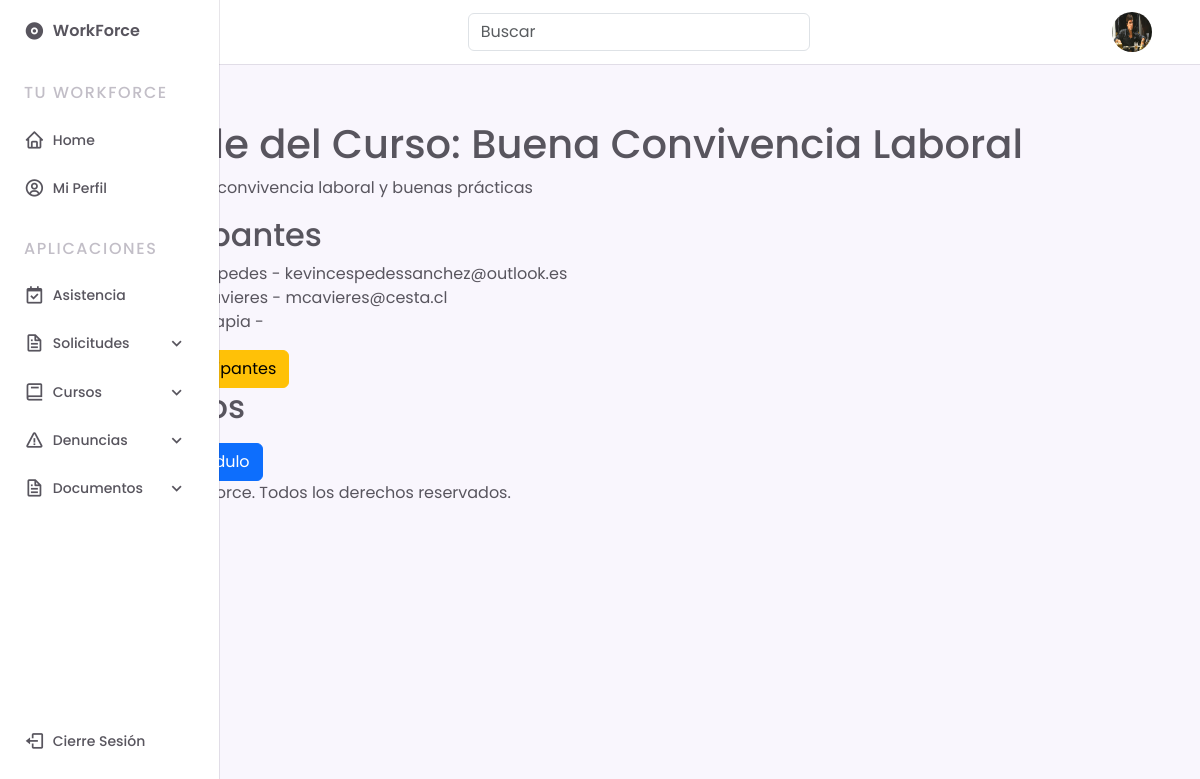
Screenshot of /gestiones/cursos/1/ (signed in) with the database file from the repository.
### gestiones/models.py (models this page shows, shortened)
class CustomUser(AbstractUser):
    empresa = models.ForeignKey(Empresa, on_delete=models.CASCADE, null=True, blank=True)
    area = models.ForeignKey(Area, on_delete=models.SET_NULL, null=True, blank=True)
    cargo = models.CharField(max_length=255, blank=True, null=True)
    fecha_contratacion = models.DateField(blank=True, null=True)
    foto_perfil = models.ImageField(upload_to='fotos_perfil/', null=True, blank=True)
    telefono = models.CharField(max_length=15, null=True, blank=True)
    fecha_nacimiento = models.DateField(null=True, blank=True)
    direccion = models.CharField(max_length=255, blank=True, null=True)
    salud = models.CharField(max_length=30, choices=[
        ('fonasa', 'Fonasa'),
        ('banmedica', 'Banmédica'),
        ('colmena', 'Colmena Golden Cross'),
        ('consalud', 'Consalud'),
        ('cruzblanca', 'CruzBlanca'),
        ('esencial', 'Esencial'),
        ('masvida', 'Nueva Masvida'),
        ('vidatres', 'Vida Tres'),
    ], blank=True, null=True)
    afp = models.CharField(max_length=30, choices=[
        ('capital', 'AFP Capital'),
        ('cuprum', 'AFP Cuprum'),
        ('habitat', 'AFP Habitat'),
        ('modelo', 'AFP Modelo'),
        ('planvital', 'AFP Planvital'),
        ('provida', 'AFP Provida'),
        ('uno', 'AFP Uno'),
    ], blank=True, null=True)
    horario_asignado = models.CharField(max_length=20, choices=[
        ('8:00-17:30', '8:00 a 17:30'),
        ('9:00-18:30', '9:00 a 18:30'),
        ('21:00-8:00', '21:00 a 8:00'),
        ('otro', 'Otro'),
    ], null=True, blank=True)
    rut = models.CharField(max_length=12, unique=True, null=True, blank=True)

class Curso(models.Model):
    nombre = models.CharField(max_length=255)
    descripcion = models.TextField()
    supervisor = models.ForeignKey(User, on_delete=models.CASCADE)
    participantes = models.ManyToManyField(User, related_name='cursos')

### gestiones/views.py (the view)
# urls.py: path('cursos/<int:curso_id>/', views.detalle_curso, name='detalle_curso'),
@login_required
def detalle_curso(request, curso_id):
    curso = get_object_or_404(Curso, id=curso_id)
    modulos = curso.modulos.all()
    participantes = curso.participantes.all()
    return render(request, 'gestiones/cursos/detalle_curso.html', {
        'curso': curso,
        'modulos': modulos,
        'participantes': participantes,
    })

### core/templatetags/custom_tags.py (called while the page is built)
@register.filter
def is_supervisor(user):
    return user.groups.filter(name='supervisores').exists()

### gestiones/templates/gestiones/cursos/detalle_curso.html (shortened to what this page needs)
{% extends "base.html" %}
{% block content %}
<div class="container mt-5">
    <h1>Detalle del Curso: {{ curso.nombre }}</h1>
    <p>{{ curso.descripcion }}</p>
    <h2>Participantes</h2>
    <ul>
        {% for participante in participantes %}
        <li>{{ participante.first_name }} {{ participante.last_name }} - {{ participante.email }}</li>
        {% endfor %}
    </ul>
    <a href="{% url 'editar_participantes' curso.id %}" class="btn btn-warning">Editar Participantes</a>
    <h2>Módulos</h2>
    <a href="{% url 'agregar_modulo' curso.id %}" class="btn btn-primary">Agregar Módulo</a>
</div>
{% endblock %}

### core/templates/base.html (shortened to what this page needs)
{% load static %}
{% load custom_tags %}
<!DOCTYPE html>
<html lang="en">
    <head>
        <link href="https://cdn.jsdelivr.net/npm/bootstrap@5.3.0/dist/css/bootstrap.min.css" rel="stylesheet">
        <link rel="stylesheet" href="https://cdn.jsdelivr.net/npm/boxicons@latest/css/boxicons.min.css">
        <link rel="stylesheet" type="text/css" href="{% static 'css/styles.css' %}">
        <link rel="stylesheet" href="https://cdnjs.cloudflare.com/ajax/libs/font-awesome/5.15.4/css/all.min.css">
    </head>
    <body>
        <header class="header">
            <div class="header__container">
                {% if user.foto_perfil %}
                        <img src="{{ user.foto_perfil.url }}" alt="mdo" width="42" height="42" class="header__img">
                    {% else %}
                        <img src="{% static 'img/default_profile.png' %}" alt="mdo" width="42" height="42" class="header__img">
                    {% endif %}
                <a href="{% url 'home' %}" class="header__logo">WorkForce</a>
                <form class="col-12 col-lg-auto mb-3 mb-lg-0 me-lg-3" role="search" action="{% url 'buscar' %}">
                    <input type="search" class="form-control" placeholder="Buscar" aria-label="Search" name="q">
                </form>
            </div>
        </header>
        <div class="nav" id="navbar">
            <nav class="nav__container">
                <div>
                    <a href="{% url 'home' %}" class="nav__link nav__logo">
                        <i class='bx bxs-disc nav__icon' ></i>
                        <span class="nav__logo-name">WorkForce</span>
                    </a>
                    <div class="nav__list">
                        <div class="nav__items">
                            <h3 class="nav__subtitle">Tu WorkForce</h3>
                            <div class="nav__dropdown">
                                <a href="{% url 'home' %}" class="nav__link">
                                    <i class='bx bx-home nav__icon'></i>
                                    <span class="nav__name">Home</span>
                                </a>
                            </div>
                            <div class="nav__dropdown">
                                <a href="{% url 'profile' %}" class="nav__link">
                                    <i class='bx bx-user-circle nav__icon'></i>
                                    <span class="nav__name">Mi Perfil</span>
                                </a>
                            </div>
                        </div>
                        <div class="nav__items">
                            <h3 class="nav__subtitle">Aplicaciones</h3>
                            {% if user|is_supervisor %}
                            <div class="nav__dropdown">
                                <a href="{% url 'registro_asistencia' %}" class="nav__link">
                                    <i class='bx bx-calendar-check nav__icon'></i>
                                    <span class="nav__name">Asistencia</span>
                                </a>
                            </div>
                            <div class="nav__dropdown">
                                <a href="#" class="nav__link">
                                    <i class='bx bx-file nav__icon'></i>
                                    <span class="nav__name">Solicitudes</span>
                                    <i class='bx bx-chevron-down nav__icon nav__dropdown-icon'></i>
                                </a>
                            </div>
                            <div class="nav__dropdown">
                                <a href="#" class="nav__link">
                                    <i class='bx bx-book nav__icon'></i>
                                    <span class="nav__name">Cursos</span>
                                    <i class='bx bx-chevron-down nav__icon nav__dropdown-icon'></i>
                                </a>
                            </div>
                            <div class="nav__dropdown">
                                <a href="#" class="nav__link">
                                    <i class='bx bx-error nav__icon'></i>
                                    <span class="nav__name">Denuncias</span>
                                    <i class='bx bx-chevron-down nav__icon nav__dropdown-icon'></i>
                                </a>
                            </div>
                            <div class="nav__dropdown">
                                <a href="#" class="nav__link">
                                    <i class='bx bx-file nav__icon'></i>
                                    <span class="nav__name">Documentos</span>
                                    <i class='bx bx-chevron-down nav__icon nav__dropdown-icon'></i>
                                </a>
                            </div>
                            {% endif %}
                        </div>
                    </div>
                </div>
                <a href="#" class="nav__link nav__logout" id="logout-link">
                    <i class='bx bx-log-out nav__icon'></i>
                    <span class="nav__name">Cierre Sesión</span>
                </a>
            </nav>
        </div>
        {% block content %}
        {% endblock %}
        <footer>
            <div class="container">
                <p>&copy; 2024 WorkForce. Todos los derechos reservados.</p>
            </div>
        </footer>
    </body>
</html>

### static/css/styles.css (style rules this page uses)
:root { --header-height: 3.5rem; --nav-width: 219px; --first-color: #42d6e0; --first-color-light: #F4F0FA; --title-color: #000000; --text-color: #58555E; --text-color-light: #c2bec7; --body-color: #F9F6FD; --container-color: #FFFFFF; --body-font: 'Poppins', sans-serif; --normal-font-size: .938rem; --small-font-size: .75rem; --smaller-font-size: .75rem; --font-medium: 500; --font-semi-bold: 600; --z-fixed: 100; }
@media screen and (min-width: 1024px) { :root { --normal-font-size: 1rem; --small-font-size: .875rem; --smaller-font-size: .813rem; } }
body { margin: var(--header-height) 0 0 0; padding: 1rem 1rem 0; font-family: var(--body-font); font-size: var(--normal-font-size); background-color: var(--body-color); color: var(--text-color); }
h3 { margin: 0; }
a { text-decoration: none; }
img { max-width: 100%; height: auto; }
.header { position: fixed; top: 0; left: 0; width: 100%; background-color: var(--container-color); box-shadow: 0 1px 0 rgba(22, 8, 43, 0.1); padding: 0 1rem; z-index: var(--z-fixed); }
.header__container { display: flex; align-items: center; height: var(--header-height); justify-content: space-between; }
.header__img { width: 35px; height: 35px; border-radius: 50%; }
.header__logo { color: var(--title-color); font-weight: var(--font-medium); display: none; }
.nav { position: fixed; top: 0; left: -100%; height: 100vh; padding: 1rem 1rem 0; background-color: var(--container-color); box-shadow: 1px 0 0 rgba(22, 8, 43, 0.1); z-index: var(--z-fixed); transition: .4s; }
.nav__container { height: 100%; display: flex; flex-direction: column; justify-content: space-between; padding-bottom: 3rem; overflow: auto; scrollbar-width: none; }
.nav__logo { font-weight: var(--font-semi-bold); margin-bottom: 2.5rem; }
.nav__list, .nav__items { display: grid; }
.nav__list { row-gap: 2.5rem; }
.nav__items { row-gap: 1.5rem; }
.nav__subtitle { font-size: var(--normal-font-size); text-transform: uppercase; letter-spacing: .1rem; color: var(--text-color-light); }
.nav__link { display: flex; align-items: center; color: var(--text-color); }
.nav__icon { font-size: 1.2rem; margin-right: .5rem; }
.nav__name { font-size: var(--small-font-size); font-weight: var(--font-medium); white-space: nowrap; }
.nav__logout { margin-top: 5rem; }
.nav__dropdown { overflow: hidden; max-height: 21px; transition: .4s ease-in-out; }
.nav__dropdown-icon { margin-left: auto; transition: .4s; }
@media screen and (min-width: 768px) { body { padding: 1rem 3rem 0 6rem; } }
@media screen and (min-width: 768px) { .header { padding: 0 3rem 0 6rem; } }
@media screen and (min-width: 768px) { .header__container { height: calc(var(--header-height) + .5rem); } }
@media screen and (min-width: 768px) { .header__logo { display: block; } }
@media screen and (min-width: 768px) { .header__img { width: 40px; height: 40px; order: 1; } }
@media screen and (min-width: 768px) { .nav { left: 0; padding: 1.2rem 1.5rem 0; width: 68px; } }
@media screen and (min-width: 768px) { .nav__items { row-gap: 1.7rem; } }
@media screen and (min-width: 768px) { .nav__icon { font-size: 1.3rem; } }
@media screen and (min-width: 768px) { .nav__logo-name, .nav__name, .nav__subtitle, .nav__dropdown-icon { opacity: 0; transition: .3s; } }

### rows the page displays
CustomUser: foto_perfil (picture), last_name "Céspedes", email "kevincespedessanchez@outlook.es"
Curso: nombre "Buena Convivencia Laboral", descripcion "Gestión de la convivencia laboral y buenas prácticas"
CustomUser: last_name "Cavieres", email "mcavieres@cesta.cl"
CustomUser: last_name "Tapia"
